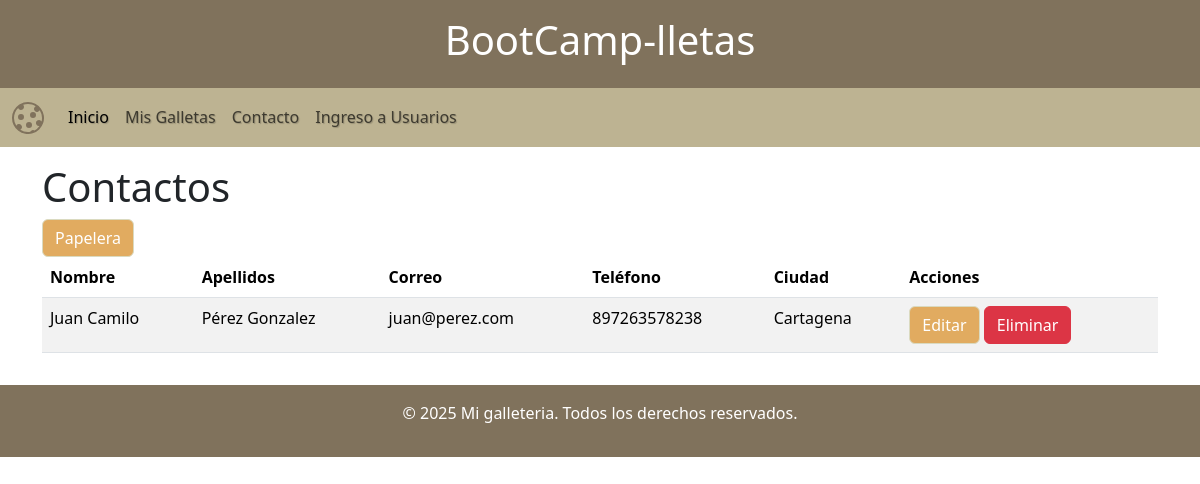
/database/contactos, run on an earlier commit of the app's database.
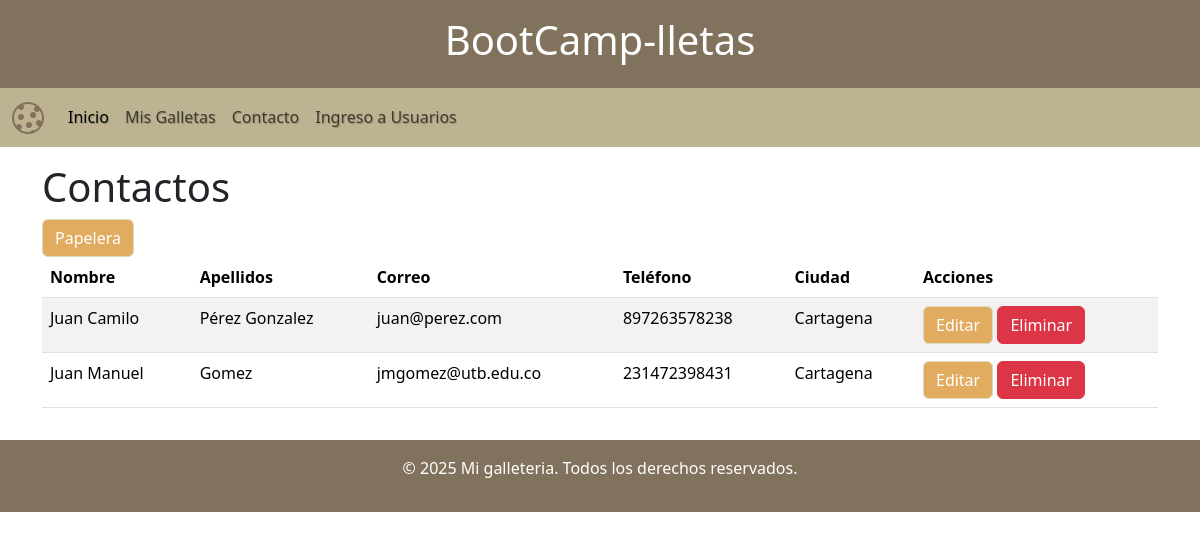
And on a later commit of the database.
### models.py (models this page shows)
class Contacto(db.Model):
    id = db.Column(db.Integer, primary_key=True)
    nombre = db.Column(db.String(100), nullable=False)
    apellidos = db.Column(db.String(100), nullable=False)
    email = db.Column(db.String(100), nullable=False)
    telefono = db.Column(db.String(15), nullable=False)
    ciudad = db.Column(db.String(100), nullable=False)
    borrado = db.Column(db.Boolean, default=False)

### app.py (the view)
@app.route("/database/contactos")
def database_contactos():
    contactos = Contacto.query.filter_by(borrado=False).all()
    return render_template("admin/contactos.html", contactos=contactos)

### templates/admin/contactos.html
{% extends 'base.html' %}
{% block content %}
    {% if papelera: %}
    <h1>Papelera de reciclaje</h1>
    <a href="{{ url_for('database_contactos') }}" class="btn btn-primary">Regresar</a>
    {% else: %}
    <h1>Contactos</h1>
    <a href="{{ url_for('database_contactos_papelera') }}" class="btn btn-primary">Papelera</a>
    {% endif %}
    <table class="table table-striped">
        <thead>
            <tr>
                <th>Nombre</th>
                <th>Apellidos</th>
                <th>Correo</th>
                <th>Teléfono</th>
                <th>Ciudad</th>
                <th>Acciones</th>
            </tr>
        </thead>
        <tbody>
            {% for contacto in contactos %}
                <tr>
                    <td>{{ contacto.nombre }}</td>
                    <td>{{ contacto.apellidos }}</td>
                    <td>{{ contacto.email }}</td>
                    <td>{{ contacto.telefono }}</td>
                    <td>{{ contacto.ciudad }}</td>
                    <td>
                        {% if papelera: %}
                        <a href="{{ url_for('restaurar_contacto', id=contacto.id) }}" class="btn btn-success">Restaurar</a>
                        {% else: %}
                        <a href="{{ url_for('editar_contacto', id=contacto.id) }}" class="btn btn-primary">Editar</a>
                        <a href="{{ url_for('eliminar_contacto', id=contacto.id) }}" class="btn btn-danger" onclick="return confirm('¿Estás seguro de que deseas eliminar este contacto?')">Eliminar</a>
                        {% endif %}
                    </td>
                </tr>
            {% endfor %}
        </tbody>
    </table>
{% endblock %}

### templates/base.html (shortened to what this page needs)
<!DOCTYPE html>
<html lang="es">
<head>
  <link href="https://cdn.jsdelivr.net/npm/bootstrap@5.3.3/dist/css/bootstrap.min.css" rel="stylesheet"
 />
  <link rel="stylesheet" href="{{ url_for('static', filename='css/estilo.css') }}" />
</head>
<body>
  <header class="bg-dark text-white text-center py-3">
    <h1>BootCamp-lletas</h1>
  </header>
  <nav class="navbar navbar-expand-lg bg-secondary py-2">
    <div class="container-fluid">
      <a class="navbar-brand" href="/">
      </a>
      <div class="collapse navbar-collapse" id="navbarNav">
        <ul class="navbar-nav">
          <li class="nav-item">
            <a class="nav-link active" aria-current="page" href="/">Inicio</a>
          </li>
          <li class="nav-item">
            <a class="nav-link" href="/galletas">Mis Galletas</a>
          </li>
          <li class="nav-item">
            <a class="nav-link" href="/contacto">Contacto</a>
          </li>
          {% if session['user'] %}
          <li class="nav-item">
            <a class="nav-link" href="{{ url_for('perfil') }}">Perfil</a>
          </li>
          <li class="nav-item">
            <a class="nav-link" href="/logout">Cerrar Sesión</a>
          </li>
          {% else %}
          <li class="nav-item">
            <a class="nav-link" href="/login">Ingreso a Usuarios</a>
          </li>
          {% endif %}
        </ul>
      </div>
    </div>
  </nav>
  <main class="container py-3">
    {% block content %}
    {% endblock %}
  </main>
  <footer class="bg-dark text-white text-center py-3">
    <p>&copy; 2025 Mi galleteria. Todos los derechos reservados.</p>
  </footer>
</body>
</html>

### static/css/estilo.css (style rules this page uses)
:root { --earth-yellow: #E1AB60; --pearl: #DADAC0; --coyote: #80725C; --burnt-orange: #AE5F2D; --russet: #804b32; --khaki: #BDB392; }
.navbar { text-shadow: 1px 1px 1px rgba(0, 0, 0, 0.2); }
.bg-dark { background-color: var(--coyote) !important; }
.bg-secondary { background-color: var(--khaki) !important; }
.btn-primary, .text-bg-primary { background-color: var(--earth-yellow) !important; border-color: var(--pearl) !important; }

What changed in the data, as far as the page shows it:
added Contacto: nombre "Juan Manuel", apellidos "Gomez", email "jmgomez@utb.edu.co", telefono "231472398431", ciudad "Cartagena"
